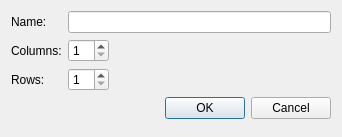
<?xml version="1.0" encoding="UTF-8"?>
<ui version="4.0">
 <class>AddVirtualTilesetDialog</class>
 <widget class="QDialog" name="AddVirtualTilesetDialog">
  <property name="geometry">
   <rect>
    <x>0</x>
    <y>0</y>
    <width>342</width>
    <height>137</height>
   </rect>
  </property>
  <property name="windowTitle">
   <string>Virtual Tileset</string>
  </property>
  <layout class="QFormLayout" name="formLayout">
   <property name="fieldGrowthPolicy">
    <enum>QFormLayout::ExpandingFieldsGrow</enum>
   </property>
   <item row="0" column="0">
    <widget class="QLabel" name="label">
     <property name="text">
      <string>Name:</string>
     </property>
    </widget>
   </item>
   <item row="0" column="1">
    <widget class="QLineEdit" name="nameEdit"/>
   </item>
   <item row="1" column="1">
    <widget class="QSpinBox" name="columnCount">
     <property name="minimum">
      <number>1</number>
     </property>
    </widget>
   </item>
   <item row="1" column="0">
    <widget class="QLabel" name="label_2">
     <property name="text">
      <string>Columns:</string>
     </property>
    </widget>
   </item>
   <item row="2" column="0">
    <widget class="QLabel" name="label_3">
     <property name="text">
      <string>Rows:</string>
     </property>
    </widget>
   </item>
   <item row="2" column="1">
    <widget class="QSpinBox" name="rowCount">
     <property name="minimum">
      <number>1</number>
     </property>
    </widget>
   </item>
   <item row="3" column="1">
    <widget class="QDialogButtonBox" name="buttonBox">
     <property name="orientation">
      <enum>Qt::Horizontal</enum>
     </property>
     <property name="standardButtons">
      <set>QDialogButtonBox::Cancel|QDialogButtonBox::Ok</set>
     </property>
    </widget>
   </item>
  </layout>
 </widget>
 <resources/>
 <connections>
  <connection>
   <sender>buttonBox</sender>
   <signal>accepted()</signal>
   <receiver>AddVirtualTilesetDialog</receiver>
   <slot>accept()</slot>
   <hints>
    <hint type="sourcelabel">
     <x>248</x>
     <y>254</y>
    </hint>
    <hint type="destinationlabel">
     <x>157</x>
     <y>274</y>
    </hint>
   </hints>
  </connection>
  <connection>
   <sender>buttonBox</sender>
   <signal>rejected()</signal>
   <receiver>AddVirtualTilesetDialog</receiver>
   <slot>reject()</slot>
   <hints>
    <hint type="sourcelabel">
     <x>316</x>
     <y>260</y>
    </hint>
    <hint type="destinationlabel">
     <x>286</x>
     <y>274</y>
    </hint>
   </hints>
  </connection>
 </connections>
</ui>
